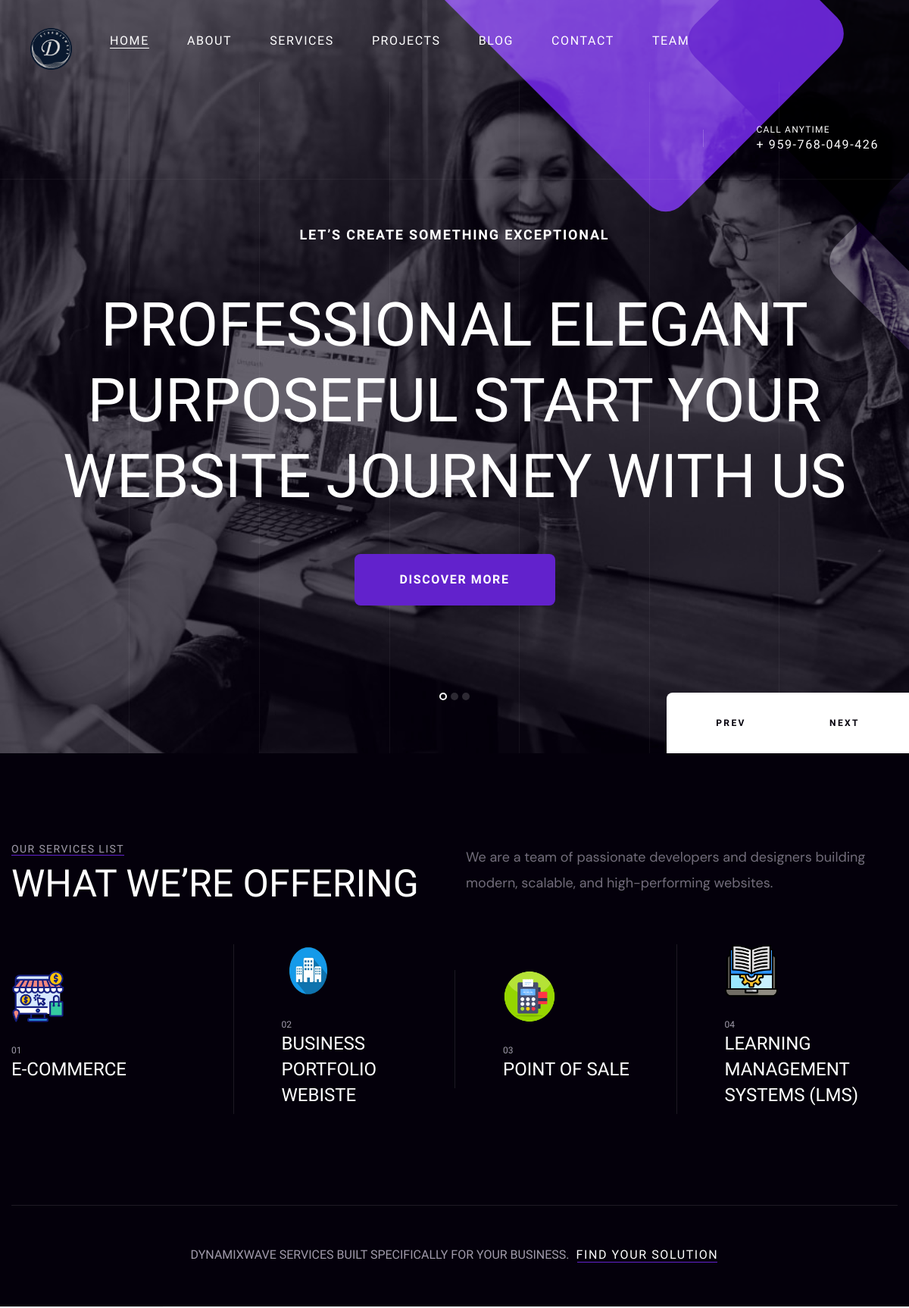
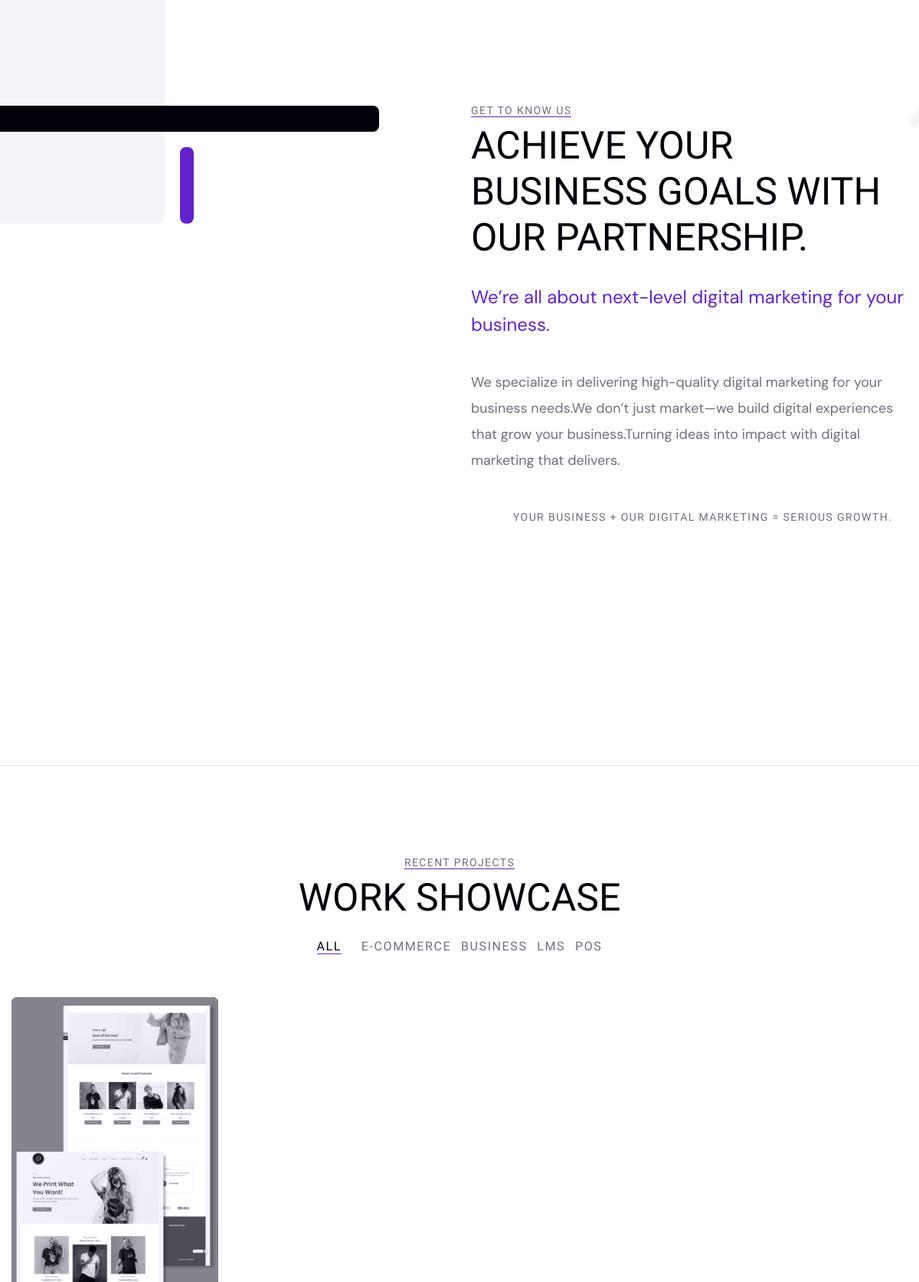
The page / (upper part) on the database its author committed (2 pictures, top to bottom).
### app/models.py (models this page shows, shortened)
class HomeSliderModel(models.Model):
    id = models.UUIDField(primary_key=True, default=uuid.uuid4, editable=False)
    image = models.ImageField(upload_to='HomeSlider')
    title = models.CharField(max_length=1000, null=True, blank=True)
    content = RichTextField(null=True, blank=True)
    discover_more = models.URLField(null=True, blank=True)

class OurServiceModel(models.Model):
    id = models.UUIDField(primary_key=True,default=uuid.uuid4, editable=False)
    title = models.CharField(max_length=200, null=True, blank=True)
    content = RichTextField(null=True,  blank=True)

class OurServiceListModel(models.Model):
    id = models.UUIDField(primary_key=True,default=uuid.uuid4, editable=False)
    name = models.CharField(max_length=200, null=True, blank=True)
    category = models.ForeignKey(OurServiceListCategory, on_delete=models.SET_NULL, null=True, blank=True, related_name='service_category')
    icon_image = models.ImageField(upload_to='OurService')
    image_inner = models.ImageField(upload_to='OurService', null=True, blank=True)
    content = RichTextField(null=True, blank=True)
    points = models.JSONField(null=True, blank=True)
    service_detail_icon_1 = models.ImageField(upload_to='OurService', null=True, blank=True)
    service_detail_icon_title_1 = models.CharField(max_length=1000, null=True,blank=True)
    service_detail_icon_1_content = RichTextField(null=True, blank=True)
    service_detail_icon_2 = models.ImageField(upload_to='Ourservice', null=True, blank=True)
    service_detail_icon_title_2 = models.CharField(max_length=1000, null=True,blank=True)
    service_detail_icon_2_content = RichTextField(null=True, blank=True)
    service_detail_icon_3 = models.ImageField(upload_to='Ourservice', null=True, blank=True)
    service_detail_icon_title_3 = models.CharField(max_length=1000, null=True,blank=True)
    service_detail_icon_3_content = RichTextField(null=True, blank=True)
    benefits_title = models.CharField(max_length=200, null=True, blank=True)
    benefits_image = models.ImageField(upload_to='Ourservice', null=True, blank=True)
    benefits_content = RichTextField(null=True, blank=True)

class ProjectCategoryModel(models.Model):
    id = models.UUIDField(primary_key=True,default=uuid.uuid4, editable=False)
    name = models.CharField(max_length=200)
    slug = models.SlugField(max_length=200, unique=True, null=True,blank=True)
    class Meta:
        verbose_name = 'category'
        verbose_name_plural = 'categories'
    def __str__(self):
        return self.name

### app/views/home_views.py (the view)
# urls.py: path('', home_views.HomeSliderList, name='HomeList'),
def HomeSliderList(request, category_slug=None):
    homesliders = HomeSliderModel.objects.all()
    ourservices = OurServiceModel.objects.all()
    ourservicelists = OurServiceListModel.objects.all()
    ourpartners = OurPartnerModel.objects.all()
    counters = CounterModel.objects.all()
    whychooseus = WhyChooseUsModel.objects.all()
    ourteam = OurTeamMemberModel.objects.all()
    customerfeedback = CustomerFeedbackModel.objects.all()
    blog = BlogModel.objects.all().order_by('-id')[:6]
    projectcategories = ProjectCategoryModel.objects.all()
    categories = None
    projects = None
    if category_slug !=None:
        categories = get_object_or_404(ProjectCategoryModel, slug=category_slug)
        projects = ProjectModel.objects.filter(category=categories)
        project_count = projects.count()
    else:
        projects = ProjectModel.objects.all()
        project_count = projects.count()
    context = {
        "homeslider":homesliders,
        "ourservice":ourservices,
        "ourservicelist":ourservicelists,
        "ourpartner":ourpartners,
        "projects":projects,
        "project_count":project_count,
        "counter":counters,
        "whychooseus":whychooseus,
        "ourteam":ourteam,
        "customerfeedback":customerfeedback,
        "blogs":blog,
        "projectcategories":projectcategories
    }
    return render(request, 'index.html', context)

### app/templates/index.html (shortened to what this page needs)
{% extends 'base.html' %}
{% load static %}
{% block body %}
<section class="main-slider">
    <div class="swiper-container thm-swiper__slider" data-swiper-options='{"slidesPerView": 1, "loop": true,
        "effect": "fade",
        "pagination": {
            "el": "#main-slider-pagination",
            "type": "bullets",
            "clickable": true
        },
        "navigation": {
            "nextEl": "#main-slider__swiper-button-next",
            "prevEl": "#main-slider__swiper-button-prev"
        },
        "autoplay": {
            "delay": 5000
        }}'>
        <div class="swiper-wrapper">
            {% for slide in homeslider %}
            <div class="swiper-slide">
                <div class="image-layer" style="background-image: url('{{ slide.image.url }}');">
                </div>
                <div class="main-slider-border"></div>
                <div class="main-slider-border main-slider-border-two"></div>
                <div class="main-slider-border main-slider-border-three"></div>
                <div class="main-slider-border main-slider-border-four"></div>
                <div class="main-slider-border main-slider-border-five"></div>
                <div class="main-slider-border main-slider-border-six"></div>
                <div class="main-slider-shape-1"></div>
                <div class="main-slider-shape-2"></div>
                <div class="main-slider-shape-3"></div>
                <div class="container">
                    <div class="row">
                        <div class="col-lg-12">
                            <div class="main-slider__content">
                                <p>{{ slide.title }}</p>
                                <h2>{{ slide.content|safe }}</h2>
                                <a href="{{ slide.discover_more }}" class="thm-btn">Discover More</a>
                            </div>
                        </div>
                    </div>
                </div>
            </div>
            {% endfor %}
        </div>
        <div class="swiper-pagination" id="main-slider-pagination"></div>
        <div class="main-slider__nav">
            <div class="swiper-button-prev" id="main-slider__swiper-button-next">
                Prev
            </div>
            <div class="swiper-button-next" id="main-slider__swiper-button-prev">
                Next
            </div>
        </div>
    </div>
</section>
<section class="services-one">
    <div class="container">
        <div class="services-one__top">
            <div class="row">
                {% for service in ourservice %}
                <div class="col-xl-6 col-lg-6">
                    <div class="services-one__top-left">
                        <div class="section-title text-left">
                            <span class="section-title__tagline">our services list</span>
                            <h2 class="section-title__title">{{ service.title }}</h2>
                        </div>
                    </div>
                </div>
                <div class="col-xl-6 col-lg-6">
                    <div class="services-one__top-text-box">
                        <p class="services-one__top-text">{{ service.content|safe }}</p>
                    </div>
                </div>
                {% endfor %}
            </div>
        </div>
        <div class="services-one__bottom">
            <div class="row">
                <div class="col-xl-12">
                    <ul class="list-unstyled services-one__list">
                        {% for sl in ourservicelist %}
                        <li class="services-one__single wow fadeInUp" data-wow-delay="100ms">
                            <div class="services-one__icon">
                                <span>
                                    <img src="{{ sl.icon_image.url }}" alt="" width="70" height="70">
                                </span>
                            </div>
                            <div class="services-one__count"></div>
                            <h3 class="services-one__title"><a href="{% url 'service_detail' sl.id %}"> {{ sl.name|linebreaksbr }}
                                    </a></h3>
                        </li>
                        {% endfor %}
                    </ul>
                </div>
            </div>
        </div>
        <div class="services-one__find-solutions">
            <div class="row">
                <div class="col-xl-12">
                    <p class="services-one__find-solutions-text">DynamixWave services built specifically for your
                        business. <a href="{% url 'project_list' %}">Find Your Solution</a></p>
                </div>
            </div>
        </div>
    </div>
</section>
<section class="get-to-know">
    <div class="container">
        <div class="row">
            <div class="col-xl-6">
                <div class="get-to-know__left wow slideInLeft" data-wow-delay="100ms"
                    data-wow-duration="2500ms">
                    <div class="get-to-know__img">
                    </div>
                </div>
            </div>
            <div class="col-xl-6">
                <div class="get-to-know__right">
                    <div class="get-to-know-big-text">Qutiiz</div>
                    <div class="section-title text-left">
                        <span class="section-title__tagline">get to know us</span>
                        <h2 class="section-title__title">Achieve your business goals with our partnership. </h2>
                    </div>
                    <p class="get-to-know__text-1">We’re all about next-level digital marketing for your business.</p>
                    <p class="get-to-know__text-2">We specialize in delivering high-quality digital marketing for your business needs.We don’t just market—we build digital experiences that grow your business.Turning ideas into impact with digital marketing that delivers.</p>
                    <div class="get-to-know__person">
                        <div class="get-to-know__person-content">
                            <p class="get-to-know__person-founder">Your business + our digital marketing = serious growth.</p>
                        </div>
                    </div>
                </div>
            </div>
        </div>
    </div>
</section>
<section class="brand-one">
</section>
<section class="project-one">
    <div class="container">
        <div class="section-title text-center">
            <span class="section-title__tagline">recent projects</span>
            <h2 class="section-title__title">work showcase</h2>
        </div>
        <div class="row">
            <div class="col-xl-12">
                <ul class="project-filter style1 post-filter has-dynamic-filters-counter list-unstyled">
                        <li data-filter="all" class="active"><span class="filter-text">All</span></li>
                    {% for c in projectcategories %}
                        <li data-filter="{{c.name}}"><span class="filter-text">{{c.name}}</span></li>
                    {% endfor %}
                </ul>
            </div>
        </div>
        <div class="row filter-layout masonary-layout">
        </div>
    </div>
</section>
{% endblock %}

### rows shown on the page
HomeSliderModel: image (picture), title "LET’S CREATE SOMETHING EXCEPTIONAL", content "PROFESSIONAL ELEGANT PURPOSEFUL START YOUR WEBSITE JOURNEY WITH US"
OurServiceModel: title "WHAT WE’RE OFFERING", content "We are a team of passionate developers and designers building modern, scalable, and high-performing websites."
OurServiceListModel: icon_image (picture), name "E-COMMERCE"
OurServiceListModel: icon_image (picture), name "BUSINESS PORTFOLIO WEBISTE"
OurServiceListModel: icon_image (picture), name "POINT OF SALE"
OurServiceListModel: icon_image (picture), name "LEARNING MANAGEMENT SYSTEMS (LMS)"
ProjectCategoryModel: name "E-COMMERCE"
ProjectCategoryModel: name "BUSINESS"
ProjectCategoryModel: name "LMS"
ProjectCategoryModel: name "POS"
